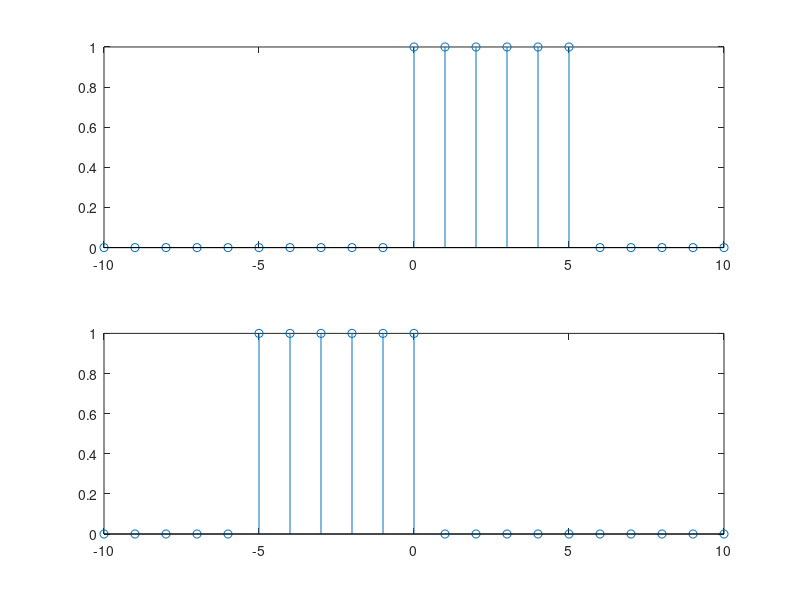

The MATLAB source for this figure:
n=-10:10
u=zeros(1,length(n))
v=u
u(find(n==0):find(n==5))=1
v=fliplr(u)
figure; subplot(2,1,1); stem(n,u); subplot(2,1,2); stem(n,v);